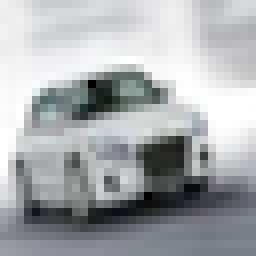
#> input picture Experiments/On_CIFAR/recon_beta/cifar_image_sr_10_org_wo.png, 32 x 32 px (shown 8 times larger)
$ python draw_test.py
#> lines starting #> are read from the running program, lines starting #| are printed output that depends on the picture
import matplotlib.image as mpimg
import matplotlib.pyplot as plt
import numpy as np
# Load the image

# image = np.transpose(image, (1, 2, 0))
# Display the image
# plt.imshow(image)
# plt.show()

x_coords=[1, 2, 3, 4, 5]

# validation_for_plt =[97,95.8600, 94.9400, 93.5400, 93.2400]
# attack_for_plt=[0, 0.3524, 0, 0.1762, 0.1762]
# basic_for_plt=[99.8, 99.8, 99.8, 99.8, 99.8]

labels = ['0.0001', '0.001', '0.01', '0.1', '1' ]
unl_org_0= [0, 0, 0, 0, 0]
unl_org = [182.17, 199.2, 183.12, 128.49, 203.3]


unl_hess_r = [44.45, 44.45, 44.45, 44.45, 44.45 ]
unl_vbu = [199.53, 199.53, 199.53, 199.53, 199.53]

unl_ss_w = [406.32, 415.3249, 418.467, 418.687, 408.246]
unl_ss_wo = [356.19, 368.983, 368.199, 368.03, 357.17]


fig, ax = plt.subplots(figsize=(6.5, 5))


# [5 lines of commented-out code are left out]

index_change = 0.4

#load org
image = mpimg.imread('cifar_image_sr_10_org_wo.png')
#> image is the input picture: shape (32, 32, 4) float32; mean R, G, B, A 0.66, 0.67, 0.679, 1
ax.imshow(image, extent=[x_coords[0]+0.05, x_coords[0]+2*index_change/5*4+0.05, unl_org_0[0], unl_org_0[0]+2*index_change/2*250], aspect='auto')
ax.imshow(image, extent=[x_coords[1] +0.05, x_coords[1]+2*index_change/5*4+0.05, unl_org_0[1], unl_org_0[1]+2*index_change/2*250], aspect='auto')
ax.imshow(image, extent=[x_coords[2] +0.05, x_coords[2]+2*index_change/5*4+0.05, unl_org_0[2], unl_org_0[2]+2*index_change/2*250], aspect='auto')
ax.imshow(image, extent=[x_coords[3] +0.05, x_coords[3]+2*index_change/5*4+0.05, unl_org_0[3], unl_org_0[3]+2*index_change/2*250], aspect='auto')
#ax.imshow(image, extent=[x_coords[4] +0.05, x_coords[4]+2*index_change/5*4+0.05, unl_org_0[4], unl_org_0[4]+2*index_change/4*60], aspect='auto')


#image = mpimg.imread('mnist_image_beta_0001_wo.png')
#ax.imshow(image, extent=[x_coords[0]-index_change/5*4, x_coords[0]+index_change/5*4, unl_ss_wo[0], unl_ss_wo[0]+2*index_change/4*60], aspect='auto')
image = mpimg.imread('cifar_image_beta_001_wo.png')
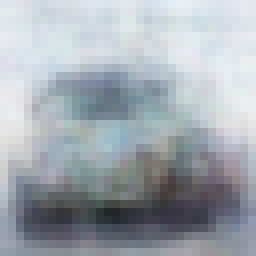
#> input picture Experiments/On_CIFAR/recon_beta/cifar_image_beta_001_wo.png, 32 x 32 px (shown 8 times larger)
#> image is the input picture: shape (32, 32, 4) float32; mean R, G, B, A 0.635, 0.664, 0.691, 1
ax.imshow(image, extent=[x_coords[1]-2*index_change/5*4 -0.05, x_coords[1] -0.05, unl_ss_wo[1], unl_ss_wo[1]+2*index_change/2*250], aspect='auto')
image = mpimg.imread('cifar_image_beta_01_wo.png')
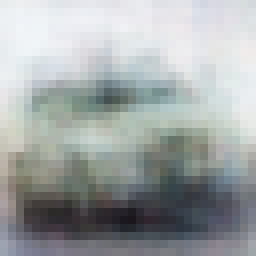
#> input picture Experiments/On_CIFAR/recon_beta/cifar_image_beta_01_wo.png, 32 x 32 px (shown 8 times larger)
#> image is the input picture: shape (32, 32, 4) float32; mean R, G, B, A 0.633, 0.651, 0.652, 1
ax.imshow(image, extent=[x_coords[2]-2*index_change/5*4 -0.05, x_coords[2]-0.05 , unl_ss_wo[2], unl_ss_wo[2]+2*index_change/2*250], aspect='auto')
image = mpimg.imread('cifar_image_beta_1_wo.png')
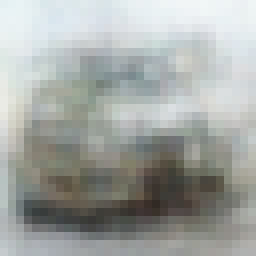
#> input picture Experiments/On_CIFAR/recon_beta/cifar_image_beta_1_wo.png, 32 x 32 px (shown 8 times larger)
#> image is the input picture: shape (32, 32, 4) float32; mean R, G, B, A 0.64, 0.654, 0.641, 1
ax.imshow(image, extent=[x_coords[3]-2*index_change/5*4-0.05, x_coords[3] -0.05, unl_ss_wo[3], unl_ss_wo[3]+2*index_change/2*250], aspect='auto')
image = mpimg.imread('cifar_image_beta_0001_wo.png')
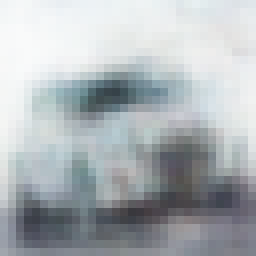
#> input picture Experiments/On_CIFAR/recon_beta/cifar_image_beta_0001_wo.png, 32 x 32 px (shown 8 times larger)
#> image is the input picture: shape (32, 32, 4) float32; mean R, G, B, A 0.681, 0.704, 0.718, 1
ax.imshow(image, extent=[x_coords[4]-2*index_change/5*4-0.05, x_coords[4]-0.05 , unl_ss_wo[4], unl_ss_wo[4]+2*index_change/2*250], aspect='auto')


l_w=5
m_s=10
marker_s = 3
markevery=1
# ax.scatter(x_coords, unl_org_0, marker='p', color='blue', zorder=20)
ax.scatter(x_coords, unl_ss_w, marker='.', color='orange', zorder=2)
# ax.plot(x_coords, unl_ss_w, color='blue', zorder=3)
ax.plot(x_coords, unl_ss_w, color='dodgerblue',  marker='^', fillstyle='none',linestyle=(0,(2,1,1,1)), label='BlindU$_{w}$',linewidth=l_w, markersize=m_s, markeredgewidth=marker_s)

ax.plot(x_coords, unl_ss_wo, color='limegreen',  marker='D', fillstyle='none', linestyle='--', label='BlindU$_{w/o}$',linewidth=l_w, markersize=m_s, markeredgewidth=marker_s)


ax.plot(x_coords, unl_hess_r, color='orange',  marker='o',fillstyle='none', linestyle='-.', label='Grad. (HBFU)',linewidth=l_w, markersize=m_s, markeredgewidth=marker_s)


ax.plot(x_coords, unl_org_0, color='orangered',  marker='p', fillstyle='none', label='Orig. Image (VBU)',linewidth=l_w, markersize=m_s, markeredgewidth=marker_s)


y_coords = [-30,10,20,30,666]
x1=[2,2,2,2,2]
ax.plot(x1, y_coords, color='gray',   linestyle='-',linewidth=1, markersize=m_s)
y_coords = [-30,10,20,30,666]
x1=[3,3,3,3,3]
ax.plot(x1, y_coords, color='gray',   linestyle='-',linewidth=1, markersize=m_s)
y_coords = [-30,10,20,30,666]
x1=[4,4,4,4,4]
ax.plot(x1, y_coords, color='gray',   linestyle='-',linewidth=1, markersize=m_s)


#ax.plot(x_coords, unl_vbu, color='orange',  marker='x',  label='VBU',linewidth=l_w,  markersize=m_s)

#ax.plot(x_coords, unl_hess_r, color='r',  marker='p',  label='HBU',linewidth=l_w, markersize=m_s)


# plt.title('CIFAR-10 image at specified points')
# 关闭自动扩展功能
plt.autoscale(False)
#leg = plt.legend(fancybox=True, shadow=True)
# plt.xlabel('Malicious Client Ratio (%)' ,fontsize=16)
plt.ylabel('Average MSE' ,fontsize=20)
my_y_ticks = np.arange(0 ,505,100)
plt.yticks(my_y_ticks,fontsize=20)
ymin, ymax = plt.ylim()
plt.ylim(ymin - 0.05*(ymax-ymin), ymax + 0.05*(ymax-ymin))

plt.xlabel('$\\beta$' ,fontsize=20)

plt.xticks(x_coords, labels, fontsize=20)
xmin, xmax = plt.xlim()
plt.xlim(xmin - 0.05*(xmax-xmin), xmax + 0.05*(xmax-xmin))

# plt.title('CIFAR10 IID')
plt.legend(loc=(0.15,0.24),fontsize=20) #center right
plt.tight_layout()
#plt.title("MNIST")
plt.rcParams['figure.figsize'] = (2.0, 1)
plt.rcParams['image.interpolation'] = 'nearest'
plt.rcParams['figure.subplot.left'] = 0.11
plt.rcParams['figure.subplot.bottom'] = 0.08
plt.rcParams['figure.subplot.right'] = 0.977
plt.rcParams['figure.subplot.top'] = 0.969
plt.savefig('cifar_beta_recontruction.pdf', format='pdf', dpi=200)
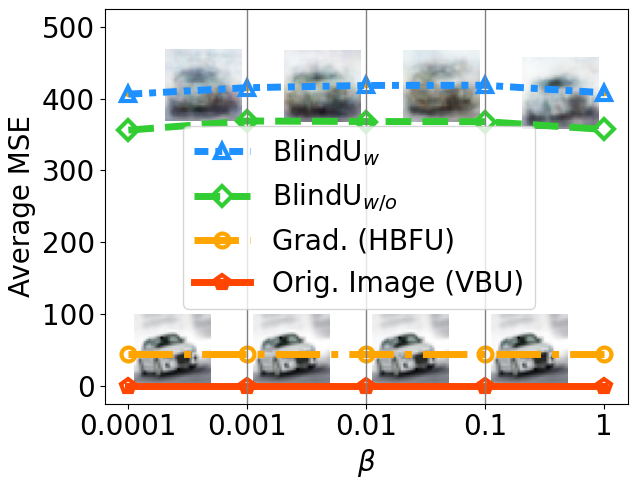
#> figure drawn by matplotlib, 1 panel
plt.show()


# [16 lines of commented-out code are left out]
